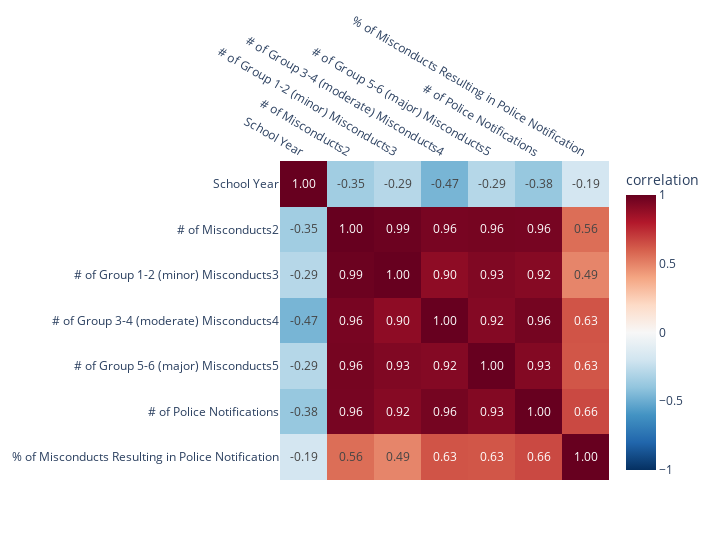

Here is the notebook cell this chart was saved with:
### Code cell
# Correlation Heatmap
fig = px.imshow(
    DLMLF1322.corr(),
    color_continuous_scale = 'RdBu_r',
    range_color = [-1,1],
    labels=dict(color='correlation'),
    width=720,
    height=560,
    text_auto = '.2f',
    aspect='auto'
)

fig.update_xaxes(side='top')
fig.show()

### Figure 1 — Plotly figure (JSON) as saved in the notebook; plotly's stock layout.template omitted (floating-point values rounded to 4 significant figures)
{"data": [{"coloraxis": "coloraxis", "hovertemplate": "x: %{x}<br>y: %{y}<br>correlation: %{z}<extra></extra>", "name": "0", "texttemplate": "%{z:.2f}", "type": "heatmap", "x": ["School Year", "# of Misconducts2", "# of Group 1-2 (minor) Misconducts3", "# of Group 3-4 (moderate) Misconducts4", "# of Group 5-6 (major) Misconducts5", "# of Police Notifications", "% of Misconducts Resulting in Police Notification"], "xaxis": "x", "y": ["School Year", "# of Misconducts2", "# of Group 1-2 (minor) Misconducts3", "# of Group 3-4 (moderate) Misconducts4", "# of Group 5-6 (major) Misconducts5", "# of Police Notifications", "% of Misconducts Resulting in Police Notification"], "yaxis": "y", "z": [[1, -0.3522, -0.2865, -0.4656, -0.2878, -0.3836, -0.1856], [-0.3522, 1, 0.9872, 0.9552, 0.959, 0.9564, 0.5606], [-0.2865, 0.9872, 1, 0.8967, 0.9339, 0.9182, 0.4915], [-0.4656, 0.9552, 0.8967, 1, 0.9227, 0.9615, 0.6343], [-0.2878, 0.959, 0.9339, 0.9227, 1, 0.9264, 0.6288], [-0.3836, 0.9564, 0.9182, 0.9615, 0.9264, 1, 0.6639], [-0.1856, 0.5606, 0.4915, 0.6343, 0.6288, 0.6639, 1]]}], "layout": {"coloraxis": {"cmax": 1, "cmin": -1, "colorbar": {"title": {"text": "correlation"}}, "colorscale": [[0, "rgb(5,48,97)"], [0.1, "rgb(33,102,172)"], [0.2, "rgb(67,147,195)"], [0.3, "rgb(146,197,222)"], [0.4, "rgb(209,229,240)"], [0.5, "rgb(247,247,247)"], [0.6, "rgb(253,219,199)"], [0.7, "rgb(244,165,130)"], [0.8, "rgb(214,96,77)"], [0.9, "rgb(178,24,43)"], [1, "rgb(103,0,31)"]]}, "height": 560, "margin": {"t": 60}, "width": 720, "xaxis": {"anchor": "y", "domain": [0, 1], "side": "top"}, "yaxis": {"anchor": "x", "autorange": "reversed", "domain": [0, 1]}}}
